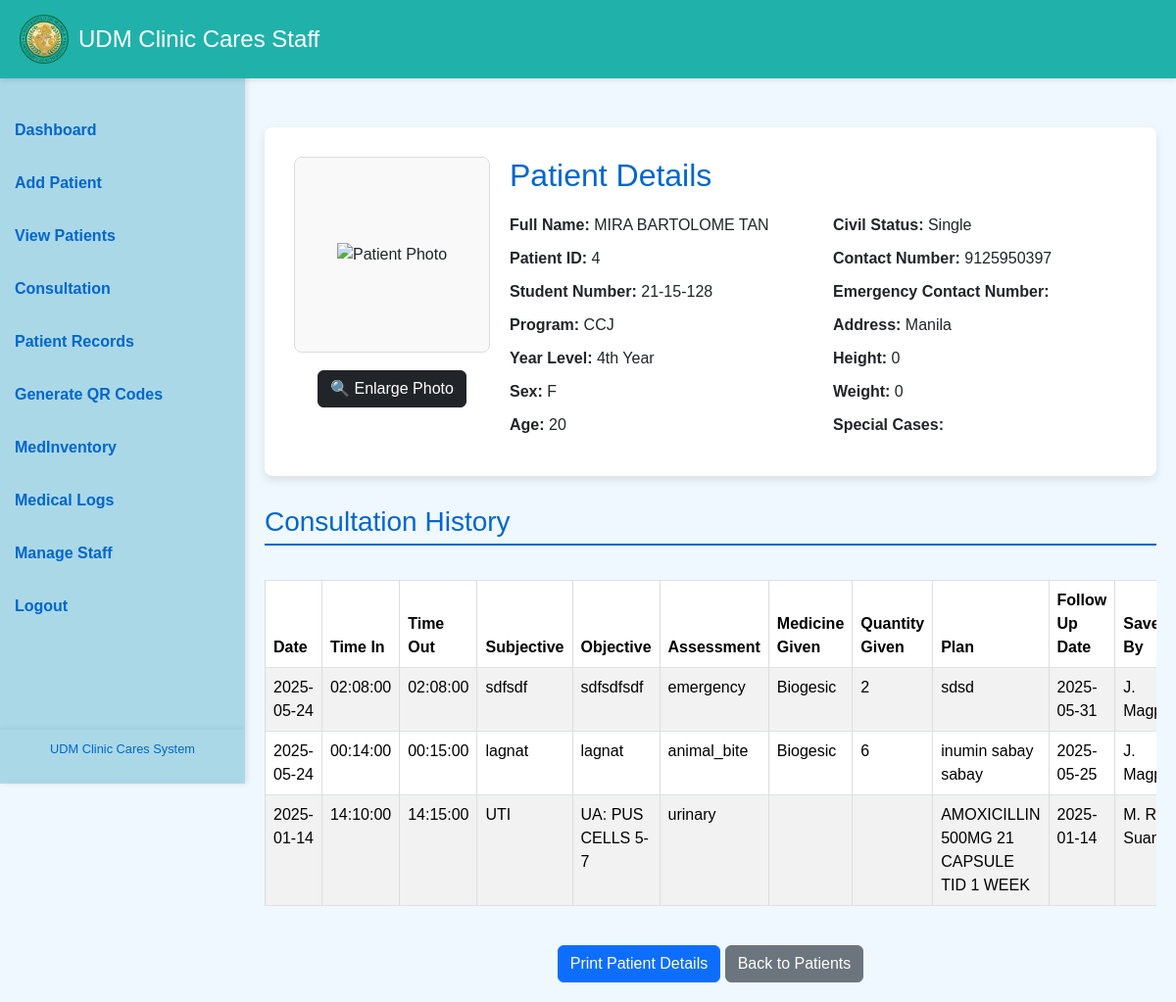
Screenshot of /staffView_details.php?id=21-15-128 (signed in) with the database file from the repository.
### tables this page shows
CREATE TABLE `patients` (
  `PatientID` int(11) NOT NULL AUTO_INCREMENT,
  `FirstName` varchar(50) NOT NULL,
  `LastName` varchar(50) NOT NULL,
  `MiddleInitial` varchar(10) NOT NULL,
  `Sex` char(1) DEFAULT NULL CHECK (`Sex` in ('M','F')),
  `DOB` date NOT NULL,
  `Address` varchar(255) DEFAULT NULL,
  `ContactNumber` varchar(15) DEFAULT NULL,
  `CreatedAt` datetime DEFAULT current_timestamp(),
  `UpdatedAt` datetime DEFAULT current_timestamp() ON UPDATE current_timestamp(),
  `age` int(11) NOT NULL,
  `civil_status` varchar(20) NOT NULL,
  `emergency_number` varchar(15) NOT NULL,
  `guardian` varchar(50) NOT NULL,
  `height` varchar(10) NOT NULL,
  `weight` varchar(10) NOT NULL,
  `yearLevel` varchar(20) NOT NULL,
  `specialCases` varchar(20) NOT NULL,
  `Program` varchar(20) NOT NULL,
  `qr_code_id` varchar(255) DEFAULT NULL,
  `Student_Num` varchar(20) NOT NULL,
  `email` varchar(50) NOT NULL,
  `patient_pic` varchar(255) NOT NULL,
  PRIMARY KEY (`PatientID`)
);

CREATE TABLE `consultations` (
  `ConsultationID` int(11) NOT NULL AUTO_INCREMENT,
  `PatientID` int(11) NOT NULL,
  `TimeIn` time NOT NULL DEFAULT current_timestamp(),
  `TimeOut` time DEFAULT current_timestamp(),
  `SOAP` text DEFAULT NULL,
  `CreatedAt` datetime DEFAULT current_timestamp(),
  `UpdatedAt` datetime DEFAULT current_timestamp() ON UPDATE current_timestamp(),
  `LastEditedBy` int(11) DEFAULT NULL,
  `Date` date NOT NULL DEFAULT current_timestamp(),
  `Subjective` text NOT NULL,
  `Objective` text NOT NULL,
  `Assessment` text NOT NULL,
  `MedicineGiven` varchar(255) DEFAULT NULL,
  `QuantityGiven` int(11) DEFAULT NULL,
  `Plan` text NOT NULL,
  `PlanDate` date NOT NULL DEFAULT current_timestamp(),
  `SavedBy` varchar(20) NOT NULL,
  `Name` text NOT NULL,
  PRIMARY KEY (`ConsultationID`)
);

### staffView_details.php (the view, shortened to what this page needs)
<?php
$servername = "localhost";
$username = "root";
$password = "";
$database = "clinic_data";
$connection = new mysqli($servername, $username, $password, $database);
$patientID_from_get = "";
$patient = null;
$consultations = [];
$imagePath = "admin/uploads/default.png";
if (isset($_GET['id'])) {
    $patientID_from_get = $connection->real_escape_string($_GET['id']);
    $patientQuery = "SELECT * FROM patients WHERE Student_Num = '$patientID_from_get'";
    $patientResult = $connection->query($patientQuery);
    if ($patientResult->num_rows > 0) {
        $patient = $patientResult->fetch_assoc();
        $p_id_actual = $patient['PatientID'];
        $consultationQuery = "SELECT * FROM consultations WHERE PatientID = '$p_id_actual' ORDER BY Date DESC, TimeIn DESC";
        $consultationResult = $connection->query($consultationQuery);
        if ($consultationResult->num_rows > 0) {
            while ($row = $consultationResult->fetch_assoc()) {
                $consultations[] = $row;
            }
        }
    } else {
        echo "<script>alert('Patient not found.'); window.location.href='viewpatient.php';</script>";
        exit();
    }
} else {
    echo "<script>alert('No Student Number provided.'); window.location.href='viewpatient.php';</script>";
    exit();
}
?>
<!DOCTYPE html>
<html lang="en">
<head>
    <link rel="stylesheet" href="assets/css/bootstrap.min.css">
</head>
<body>
<div class="sidebar" id="mySidebar">
        <a href="staffdashboard.php">Dashboard</a>
        <a href="staffaddpatient.php">Add Patient</a>
        <a href="staffviewpatient.php">View Patients</a>
        <a href="stafffrontconsult.php">Consultation</a>
        <a href="staffrecordTable.php">Patient Records</a>
        <a href="staffgenerate_qr_codes.php" >Generate QR Codes</a>
        <a href="staffmedinventory.php">MedInventory</a>
        <a href="staffmedilog.php">Medical Logs</a>
        <a href="staffstaff_creation.php">Manage Staff</a>
        <a href="stafflogout.php">Logout</a>
        <div class="sidebar-footer text-center">
            <p>UDM Clinic Cares System</p>
        </div>
    </div>
    <button class="sidebar-toggle-button" onclick="toggleSidebar()">☰</button>
    <div class="header d-flex align-items-center">
        <img src="images/UDMCLINIC_LOGO.png" alt="Logo" class="logo">
        <h1>UDM Clinic Cares Staff</h1>
    </div>
    <div class="main-content">
        <div class="details-container">
            <div class="patient-photo-container">
                <div class="patient-photo">
                    <?php
                    echo "<img id='patientPhoto' src='" . htmlspecialchars($imagePath) . "' alt='Patient Photo'>";
                    ?>
                </div>
                <button type="button" class="btn btn-dark mt-2" data-toggle="modal" data-target="#magnifyImageModal" onclick="loadMagnifiedImage()">
                    🔍 Enlarge Photo
                </button>
            </div>
            <div class="patient-info">
                <h2>Patient Details</h2>
                <div class="row">
                    <div class="col-md-6 patient-details-column">
                        <p><strong>Full Name:</strong> <?php echo htmlspecialchars($patient['FirstName']) . " " . htmlspecialchars($patient['MiddleInitial']) . " " . htmlspecialchars($patient['LastName']); ?></p>
                        <p><strong>Patient ID:</strong> <?php echo htmlspecialchars($patient['PatientID']); ?></p>
                        <p><strong>Student Number:</strong> <?php echo htmlspecialchars($patientID_from_get); ?></p>
                        <p><strong>Program:</strong> <?php echo htmlspecialchars($patient['Program']); ?></p>
                        <p><strong>Year Level:</strong> <?php echo htmlspecialchars($patient['yearLevel']); ?></p>
                        <p><strong>Sex:</strong> <?php echo htmlspecialchars($patient['Sex']); ?></p>
                        <p><strong>Age:</strong> <?php echo htmlspecialchars($patient['age']); ?></p>
                    </div>
                    <div class="col-md-6 patient-details-column">
                        <p><strong>Civil Status:</strong> <?php echo htmlspecialchars($patient['civil_status']); ?></p>
                        <p><strong>Contact Number:</strong> <?php echo htmlspecialchars($patient['ContactNumber']); ?></p>
                        <p><strong>Emergency Contact Number:</strong> <?php echo htmlspecialchars($patient['emergency_number']); ?></p>
                        <p><strong>Address:</strong> <?php echo htmlspecialchars($patient['Address']); ?></p>
                        <p><strong>Height:</strong> <?php echo htmlspecialchars($patient['height']); ?></p>
                        <p><strong>Weight:</strong> <?php echo htmlspecialchars($patient['weight']); ?></p>
                        <p><strong>Special Cases:</strong> <?php echo htmlspecialchars($patient['specialCases']); ?></p>
                    </div>
                </div>
            </div>
        </div>
        <h3 class="section-title">Consultation History</h3>
        <?php if (!empty($consultations)) : ?>
            <div class="table-responsive">
                <table class="table table-bordered table-striped">
                    <thead>
                        <tr>
                            <th>Date</th>
                            <th>Time In</th>
                            <th>Time Out</th>
                            <th>Subjective</th>
                            <th>Objective</th>
                            <th>Assessment</th>
                            <th>Medicine Given</th>
                            <th>Quantity Given</th>
                            <th>Plan</th>
                            <th>Follow Up Date</th>
                            <th>Saved By</th>
                        </tr>
                    </thead>
                    <tbody>
                        <?php foreach ($consultations as $consultation) : ?>
                            <tr>
                                <td><?php echo htmlspecialchars($consultation['Date']); ?></td>
                                <td><?php echo htmlspecialchars($consultation['TimeIn']); ?></td>
                                <td><?php echo htmlspecialchars($consultation['TimeOut']); ?></td>
                                <td><?php echo htmlspecialchars($consultation['Subjective']); ?></td>
                                <td><?php echo htmlspecialchars($consultation['Objective']); ?></td>
                                <td><?php echo htmlspecialchars($consultation['Assessment']); ?></td>
                                <td><?php echo htmlspecialchars($consultation['MedicineGiven']); ?></td>
                                <td><?php echo htmlspecialchars($consultation['QuantityGiven']); ?></td>
                                <td><?php echo htmlspecialchars($consultation['Plan']); ?></td>
                                <td><?php echo htmlspecialchars($consultation['PlanDate']); ?></td>
                                <td><?php echo htmlspecialchars($consultation['SavedBy']); ?></td>
                            </tr>
                        <?php endforeach; ?>
                    </tbody>
                </table>
            </div>
        <?php else : ?>
            <p>No consultation history found for this patient.</p>
        <?php endif; ?>
        <div class="no-print mt-4 text-center">
            <button class="btn btn-primary" onclick="window.print()">Print Patient Details</button>
            <a href="staffviewpatient.php" class="btn btn-secondary">Back to Patients</a>
        </div>
    </div>
</body>
</html>

### staffView_details.php (style rules this page uses)
body { margin: 0; font-family: Arial, sans-serif; background-color: #f0f8ff; overflow-x: hidden; }
.header { position: fixed; top: 0; left: 0; width: 100%; height: 80px; background-color: #20B2AA; color: white; display: flex; align-items: center; padding: 0 20px; z-index: 1000; box-shadow: 0 2px 5px rgba(0, 0, 0, 0.1); box-sizing: border-box; }
.header .logo { width: 50px; height: auto; margin-right: 10px; }
.header h1 { margin: 0; font-size: 24px; }
.sidebar { background-color: #aad8e6; height: 100vh; width: 250px; position: fixed; top: 0; left: 0; padding-top: 111px; box-shadow: 2px 0 5px rgba(0, 0, 0, 0.1); z-index: 999; box-sizing: border-box; overflow-y: auto; }
.sidebar a { display: block; color: #0066cc; padding: 10px 15px; margin-bottom: 10px; border-radius: 5px; text-decoration: none; font-weight: bold; transition: background-color 0.3s ease, color 0.3s ease; }
.sidebar-footer { position: absolute; bottom: 0; width: 100%; background-color: #aad8e6; color: #0066cc; padding: 10px 0; font-size: 0.8rem; box-shadow: 0 -2px 5px rgba(0, 0, 0, 0.05); }
.main-content { margin-left: 250px; padding: 20px; margin-top: 80px; width: calc(100% - 250px); box-sizing: border-box; min-height: calc(100vh - 80px); }
.details-container { background-color: #ffffff; padding: 30px; border-radius: 8px; box-shadow: 0 4px 10px rgba(0, 0, 0, 0.1); display: flex; flex-wrap: wrap; gap: 20px; }
.patient-photo-container { flex: 0 0 200px; display: flex; flex-direction: column; align-items: center; gap: 10px; }
.patient-photo { width: 200px; height: 200px; border: 1px solid #ddd; border-radius: 8px; overflow: hidden; display: flex; align-items: center; justify-content: center; background-color: #f9f9f9; }
.patient-photo img { max-width: 100%; max-height: 100%; display: block; }
.patient-info { flex: 1; text-align: left; }
.patient-info h2 { color: #0066cc; margin-bottom: 20px; }
.patient-info p { margin-bottom: 10px; }
.patient-details-column { padding-right: 15px; }
.patient-details-column:last-child { padding-right: 0; padding-left: 15px; }
.section-title { color: #0066cc; margin-top: 30px; margin-bottom: 15px; border-bottom: 2px solid #0066cc; padding-bottom: 5px; }
table { width: 100%; border-collapse: collapse; margin-top: 20px; }
th, td { border: 1px solid #ddd; padding: 8px; text-align: left; }
th { background-color: #f2f2f2; }
.no-print { margin-top: 20px; text-align: center; }

### rows the page displays
patients: FirstName "MIRA", MiddleInitial "BARTOLOME", LastName "TAN", PatientID "4", Program "CCJ", yearLevel "4th Year", Sex "F", age "20", civil_status "Single", ContactNumber "9125950397", Address "Manila", height "0", weight "0"
consultations: Date "2025-05-24", TimeIn "02:08:00", TimeOut "02:08:00", Subjective "sdfsdf", Objective "sdfsdfsdf", Assessment "emergency", MedicineGiven "Biogesic", QuantityGiven "2", Plan "sdsd", PlanDate "2025-05-31", SavedBy "J.…"
consultations: Date "2025-05-24", TimeIn "00:14:00", TimeOut "00:15:00", Subjective "lagnat", Objective "lagnat", Assessment "animal_bite", MedicineGiven "Biogesic", QuantityGiven "6", Plan "inumin sabay sabay", PlanDate "2025-05-25", SavedBy "J.…"
consultations: Date "2025-01-14", TimeIn "14:10:00", TimeOut "14:15:00", Subjective "UTI", Objective "UA: PUS CELLS 5-7", Assessment "urinary", Plan "AMOXICILLIN 500MG 21 CAPSULE TID 1 WEEK", PlanDate "2025-01-14", SavedBy "M.…"

### other values shown
$patientID_from_get "21-15-128"
